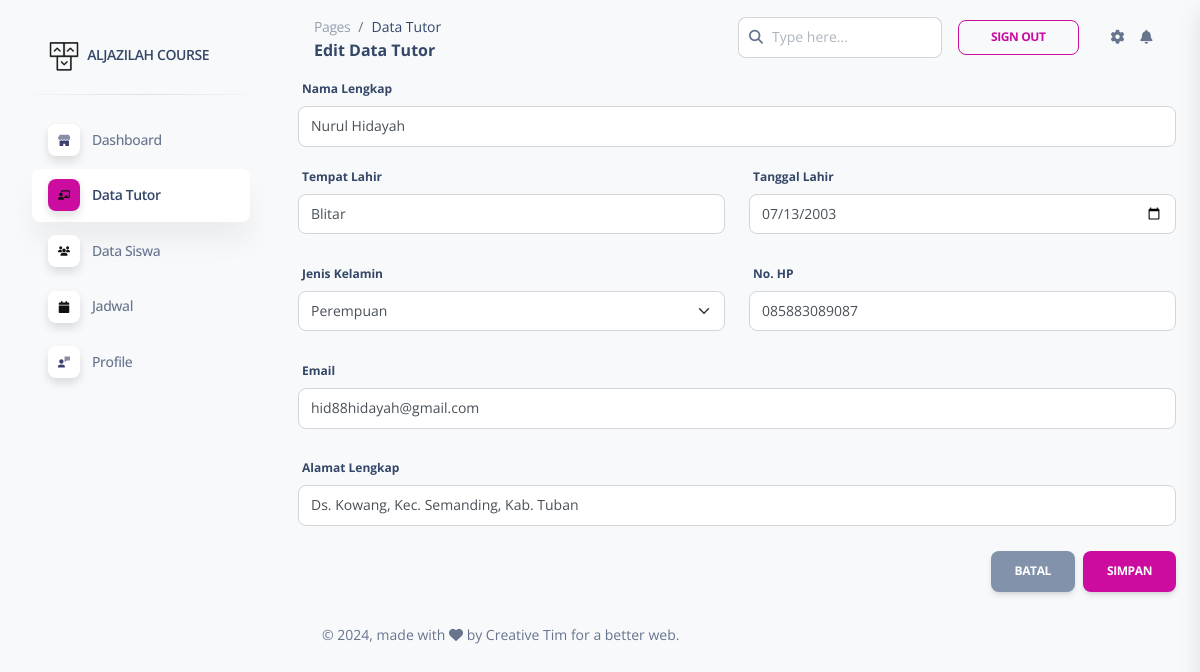
/app/pages/edit_tutor.php?id=1, run on the app's committed database.
### tables this page shows
CREATE TABLE `tb_tutor` (
  `id` int(5) NOT NULL,
  `nama` varchar(50) NOT NULL,
  `tempat` varchar(25) NOT NULL,
  `tgl` date DEFAULT NULL,
  `jnskel` enum('Laki - Laki','Perempuan','','') NOT NULL,
  `nohp` varchar(25) NOT NULL,
  `email` varchar(50) NOT NULL,
  `alamat` varchar(50) NOT NULL
);

### app/pages/edit_tutor.php (the view, shortened to what this page needs)
<!DOCTYPE html>
<html lang="en">
<?php
include('header.php');
?>
<?php
include('../../conf/config.php');
?>
<?php
$id = $_GET['id'];
$query = mysqli_query($koneksi, "SELECT * FROM tb_tutor WHERE id='$id'");
$view = mysqli_fetch_array($query);
?>
<body class="g-sidenav-show  bg-gray-100">
  <aside class="sidenav navbar navbar-vertical navbar-expand-xs border-0 border-radius-xl my-3 fixed-start ms-3 " id="sidenav-main">
    <div class="sidenav-header">
      <a class="navbar-brand m-0" href=" https://demos.creative-tim.com/soft-ui-dashboard/pages/dashboard.html " target="_blank">
        <img src="../assets/img/logo-ct-dark.png" class="navbar-brand-img h-100" alt="main_logo">
        <span class="ms-1 font-weight-bold">ALJAZILAH COURSE</span>
      </a>
    </div>
    <hr class="horizontal dark mt-0">
    <div class="collapse navbar-collapse  w-auto " id="sidenav-collapse-main">
      <ul class="navbar-nav">
        <li class="nav-item">
          <a class="nav-link  " href="../pages/dashboard.php">
            <div class="icon icon-shape icon-sm shadow border-radius-md bg-white text-center me-2 d-flex align-items-center justify-content-center">
            </div>
            <span class="nav-link-text ms-1">Dashboard</span>
          </a>
        </li>
        <li class="nav-item">
          <a class="nav-link  active" href="../pages/data_tutor.php">
            <div class="icon icon-shape icon-sm shadow border-radius-md bg-white text-center me-2 d-flex align-items-center justify-content-center">
            </div>
            <span class="nav-link-text ms-1">Data Tutor</span>
          </a>
        </li>
        <li class="nav-item">
          <a class="nav-link  " href="../pages/data_siswa.php">
            <div class="icon icon-shape icon-sm shadow border-radius-md bg-white text-center me-2 d-flex align-items-center justify-content-center">
            </div>
            <span class="nav-link-text ms-1">Data Siswa</span>
          </a>
        </li>
        <li class="nav-item">
          <a class="nav-link  " href="../pages/jadwal.php">
            <div class="icon icon-shape icon-sm shadow border-radius-md bg-white text-center me-2 d-flex align-items-center justify-content-center">
            </div>
            <span class="nav-link-text ms-1">Jadwal</span>
          </a>
        </li>
        <li class="nav-item">
          <a class="nav-link  " href="../pages/profile.php">
            <div class="icon icon-shape icon-sm shadow border-radius-md bg-white text-center me-2 d-flex align-items-center justify-content-center">
            </div>
            <span class="nav-link-text ms-1">Profile</span>
          </a>
        </li>
  </aside>
  <main class="main-content position-relative max-height-vh-100 h-100 border-radius-lg ">
    <nav class="navbar navbar-main navbar-expand-lg px-0 mx-4 shadow-none border-radius-xl" id="navbarBlur" navbar-scroll="true">
      <div class="container-fluid py-1 px-3">
        <nav aria-label="breadcrumb">
          <ol class="breadcrumb bg-transparent mb-0 pb-0 pt-1 px-0 me-sm-6 me-5">
            <li class="breadcrumb-item text-sm"><a class="opacity-5 text-dark" href="javascript:;">Pages</a></li>
            <li class="breadcrumb-item text-sm text-dark active" aria-current="page">Data Tutor</li>
          </ol>
          <h6 class="font-weight-bolder mb-0">Edit Data Tutor</h6>
        </nav>
        <div class="collapse navbar-collapse mt-sm-0 mt-2 me-md-0 me-sm-4" id="navbar">
          <div class="ms-md-auto pe-md-3 d-flex align-items-center">
            <div class="input-group">
              <span class="input-group-text text-body"><i class="fas fa-search" aria-hidden="true"></i></span>
              <input type="text" class="form-control" placeholder="Type here...">
            </div>
          </div>
          <ul class="navbar-nav  justify-content-end">
            <li class="nav-item d-flex align-items-center">
              <a class="btn btn-outline-primary btn-sm mb-0 me-3" target="_blank" href="../../conf/logout.php">Sign Out</a>
            </li>
            <li class="nav-item px-3 d-flex align-items-center">
              <a href="javascript:;" class="nav-link text-body p-0">
                <i class="fa fa-cog fixed-plugin-button-nav cursor-pointer"></i>
              </a>
            </li>
            <li class="nav-item dropdown pe-2 d-flex align-items-center">
              <a href="javascript:;" class="nav-link text-body p-0" id="dropdownMenuButton" data-bs-toggle="dropdown" aria-expanded="false">
                <i class="fa fa-bell cursor-pointer"></i>
              </a>
            </li>
          </ul>
        </div>
      </div>
    </nav>
    <div class="container-fluid">
      <form action="../crud/update_tutor.php" method="get">
        <div class="mb-3">
          <label class="form-label">Nama Lengkap</label>
          <input type="text" class="form-control" name="nama" value="<?php echo $view['nama']; ?>">
        </div>
        <div class="row">
          <div class="col">
            <label class="form-label">Tempat Lahir</label>
            <input type="text" class="form-control" name="tempat" value="<?php echo $view['tempat']; ?>">
          </div>
          <div class="col">
            <label class="form-label">Tanggal Lahir</label>
            <input type="date" class="form-control" name="tgl" value="<?php echo $view['tgl']; ?>">
          </div>
        </div>
        <br>
        <div class="row">
          <div class="col">
            <label class="form-label">Jenis Kelamin</label>
            <select class="form-select" name="jnskel">
              <option value="<?php echo $view['jnskel']; ?>" selected><?php echo $view['jnskel']; ?></option>
            </select>
          </div>
          <div class="col">
            <label class="form-label">No. HP</label>
            <input type="text" class="form-control" name="nohp" value="<?php echo $view['nohp']; ?>">
          </div>
        </div>
        <br>
        <div>
          <label class="form-label">Email</label>
          <input type="email" class="form-control" name="email" value="<?php echo $view['email']; ?>">
        </div>
        <br>
        <div>
          <label class="form-label">Alamat Lengkap</label>
          <input type="text" class="form-control" name="alamat" value="<?php echo $view['alamat']; ?>">
        </div>
        <br>
        <div class="d-grid gap-2 d-md-flex justify-content-md-end">
          <a class="btn btn-secondary" href="data_tutor.php" role="button">Batal</a>
          <button type="submit" class="btn btn-primary">Simpan</button>
        </div>
      </form>
      <footer class="footer pt-3  ">
        <div class="container-fluid">
          <div class="row align-items-center justify-content-lg-between">
            <div class="col-lg-6 mb-lg-0 mb-4">
              <div class="copyright text-center text-sm text-muted text-lg-start">
                © ,
                made with <i class="fa fa-heart"></i> by Creative Tim for a better web.
              </div>
            </div>
          </div>
        </div>
      </footer>
    </div>
  </main>
</body>
</html>

### app/assets/css/nucleo-svg.css (style rules this page uses)
.icon { display: inline-block; color: #111111; height: 1em; width: 1em; }
.icon-sm { height: 0.8em; width: 0.8em; }
.icon { fill: currentColor; stroke: none; }

### data on the page
tb_tutor: nama "Nurul Hidayah", tempat "Blitar", tgl "07/13/2003", jnskel "Perempuan", nohp "085883089087", email "hid88hidayah@gmail.com", alamat "Ds. Kowang, Kec. Semanding, Kab. Tuban"
